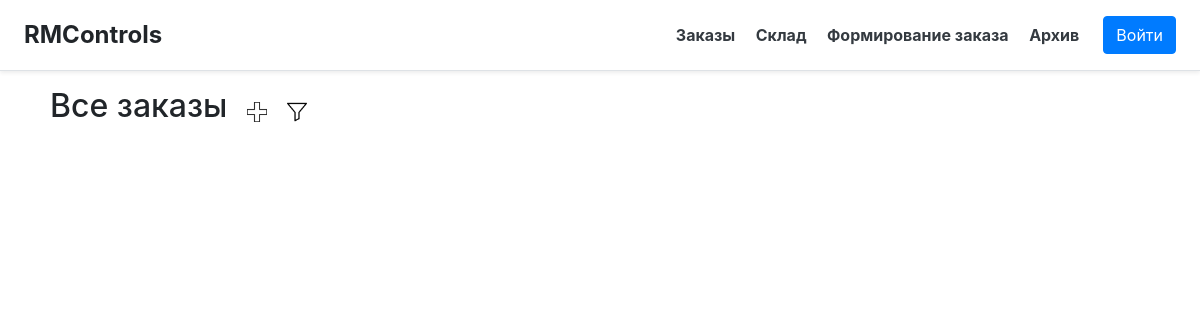
The page /orders on the database as committed earlier.
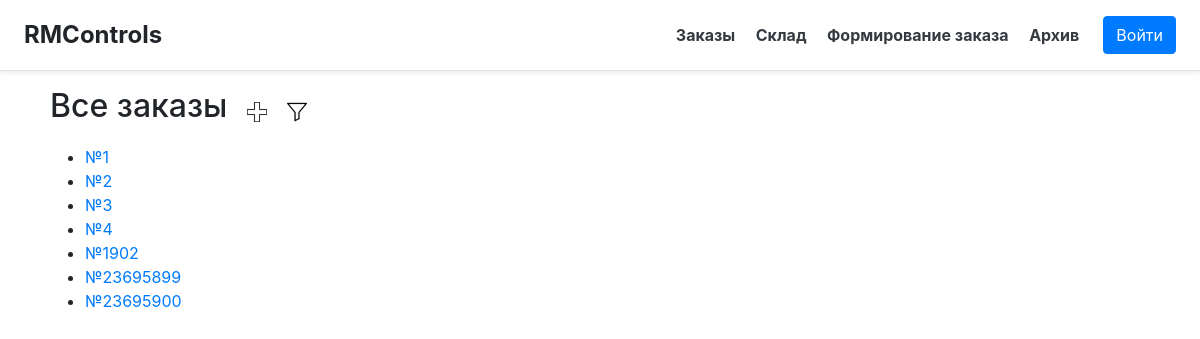
The same page on the database as committed later.
### main/models.py (models this page shows, shortened)
class Order(models.Model):
    description = models.CharField("Описание", max_length=50)
    client = models.CharField("Заказчик", max_length=50)
    order_date = models.DateField("Дата приёма", default=timezone.now().date())
    status = models.IntegerField("Статус", default=0, choices=[
        (0, "Ожидаются материалы"),
        (1, "В производстве"),
        (2, "Заказ выполнен")
    ])
    prod_date = models.DateField("Дата исполнения", blank=True, null=True)
    class Meta:
        verbose_name = "Заказ"
        verbose_name_plural = "Заказы"
        db_table = "orders"

### main/views.py (the view)
# urls.py: path('orders', views.orders)
def orders(request):
    return render(request, 'main/orders.html', context={'title': 'Все заказы', 'orders': Order.objects.all()})

### templates/main/orders.html (shortened to what this page needs)
{% extends 'main/base.html' %}
{% load static %}
{% block content %}
    <div class="container">
        <div class="row">
            <h2 style="margin-bottom: 20px; margin-right: 20px; margin-left: 20px">{{ title }}</h2>
            <img src="{% static 'img/plus.png' %}" width="20" height="20" alt="plus-img"
                 style="margin-top: 15px; margin-right: 20px; cursor: pointer"
                 onclick="window.location = '/create-order'">
            <img src="{% static 'img/filter.png' %}" width="20" height="20" alt="Filter"
                 style="margin-top: 15px; margin-right: 15px; cursor: pointer"
                 onclick="let q = document.getElementById('filters'); q.hidden = !q.hidden;">
        </div>
        <ul>
            {% for ord in orders %}
                <li>
                    <a role="link" href="/order/{{ ord.id }}">№{{ ord.id }}</a>
                </li>
            {% endfor %}
        </ul>
    </div>
{% endblock %}

Rows that differ between the two databases and show on the page:
added Order: id "1"
added Order: id "2"
added Order: id "3"
added Order: id "4"
added Order: id "1902"
added Order: id "23695899"
added Order: id "23695900"
